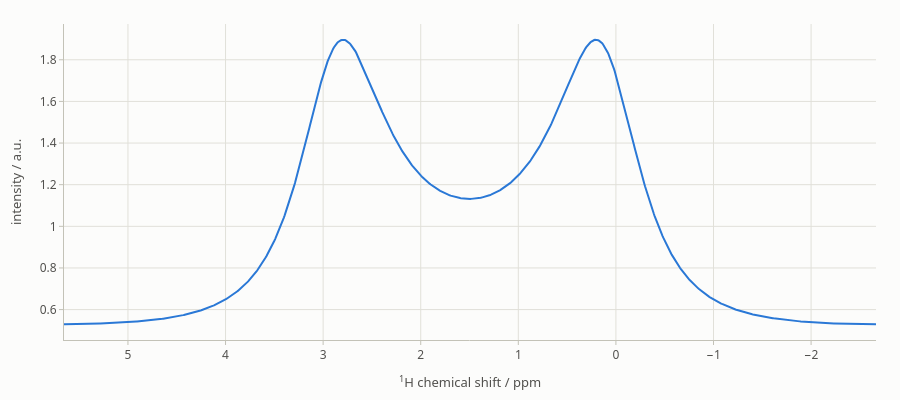

The cell this chart's notebook holds for it:
### Markdown cell above
## Pulse-acquire and chemical exchange through `liquid`

`liquid` builds `H`, `R` (zero: relaxation is not ported) and `K`
(`spynach.kinetics`) and hands them to the pulse sequence, which forms the
Liouvillian as `L = H + 1j * R + 1j * K`; `acquire` then calls
`evolution`. For an exchanging system the initial state is weighted by
the concentrations (`state(..., "chem")`) and the coil is not, exactly as
in Spinach's `examples/kinetics/exchange_symmetric.m`:

### Code cell
from spynach.plotting import plot_1d

exch_pars = {
    "spins": ["1H"],
    "offset": 900.0,
    "sweep": 5000.0,
    "npoints": 512,
    "zerofill": 1024,
    "rho0": spynach.state(spin_system_two_sites, "L+", "1H", "chem"),
    "coil": spynach.state(spin_system_two_sites, "L+", "1H"),
    "axis_units": "ppm",
    "invert_axis": True,
}
fid_exch = spynach.liquid(spin_system_two_sites, spynach.acquire, exch_pars, "nmr")
fid_exch *= np.exp(-6 * np.arange(exch_pars["npoints"]) / exch_pars["npoints"])  # exponential apodisation
spectrum_exch = np.fft.fftshift(np.fft.fft(fid_exch, exch_pars["zerofill"]))
plot_1d(spin_system_two_sites, spectrum_exch.real, exch_pars)

### Figure 1 — Plotly figure (JSON) as saved in the notebook; plotly's stock layout.template omitted (floating-point values rounded to 4 significant figures; data arrays with more than 128 entries replaced by an {"elided": "..."} marker saying what was removed)
{"data": [{"hovertemplate": "%{y:.4g}<extra></extra>", "line": {"color": "#2a78d6", "width": 2}, "mode": "lines", "name": "", "y": {"elided": "1024 float values"}, "type": "scatter", "x": {"elided": "1024 float values"}}], "layout": {"font": {"family": "system-ui, -apple-system, \"Segoe UI\", Roboto, sans-serif", "color": "#0b0b0b", "size": 13}, "margin": {"l": 64, "r": 24, "t": 24, "b": 56}, "xaxis": {"tickfont": {"color": "#52514e", "size": 12}, "title": {"font": {"color": "#52514e", "size": 13}, "text": "<sup>1</sup>H chemical shift / ppm"}, "showgrid": true, "gridcolor": "#e1e0d9", "gridwidth": 1, "zeroline": false, "showline": true, "linecolor": "#c3c2b7", "linewidth": 1, "mirror": false, "ticks": "outside", "tickcolor": "#c3c2b7", "ticklen": 4, "showspikes": true, "spikemode": "across", "spikesnap": "cursor", "spikethickness": 1, "spikedash": "solid", "spikecolor": "#898781", "range": [5.655, -2.665], "hoverformat": ".4f"}, "yaxis": {"tickfont": {"color": "#52514e", "size": 12}, "title": {"font": {"color": "#52514e", "size": 13}, "text": "intensity / a.u."}, "showgrid": true, "gridcolor": "#e1e0d9", "gridwidth": 1, "zeroline": false, "showline": true, "linecolor": "#c3c2b7", "linewidth": 1, "mirror": false, "ticks": "outside", "tickcolor": "#c3c2b7", "ticklen": 4, "showspikes": false, "spikemode": "across", "spikesnap": "cursor", "spikethickness": 1, "spikedash": "solid", "spikecolor": "#898781", "exponentformat": "power"}, "legend": {"font": {"color": "#52514e"}, "orientation": "h", "x": 0, "xanchor": "left", "y": 1.02, "yanchor": "bottom", "bgcolor": "rgba(0,0,0,0)"}, "hoverlabel": {"font": {"color": "#0b0b0b", "family": "system-ui, -apple-system, \"Segoe UI\", Roboto, sans-serif"}, "bgcolor": "#fcfcfb", "bordercolor": "rgba(11,11,11,0.10)"}, "modebar": {"bgcolor": "rgba(0,0,0,0)", "color": "#898781", "activecolor": "#52514e", "remove": ["lasso2d", "select2d"]}, "height": 400, "paper_bgcolor": "#fcfcfb", "plot_bgcolor": "#fcfcfb", "title": {}, "dragmode": "zoom", "hovermode": "x unified", "showlegend": false}}
